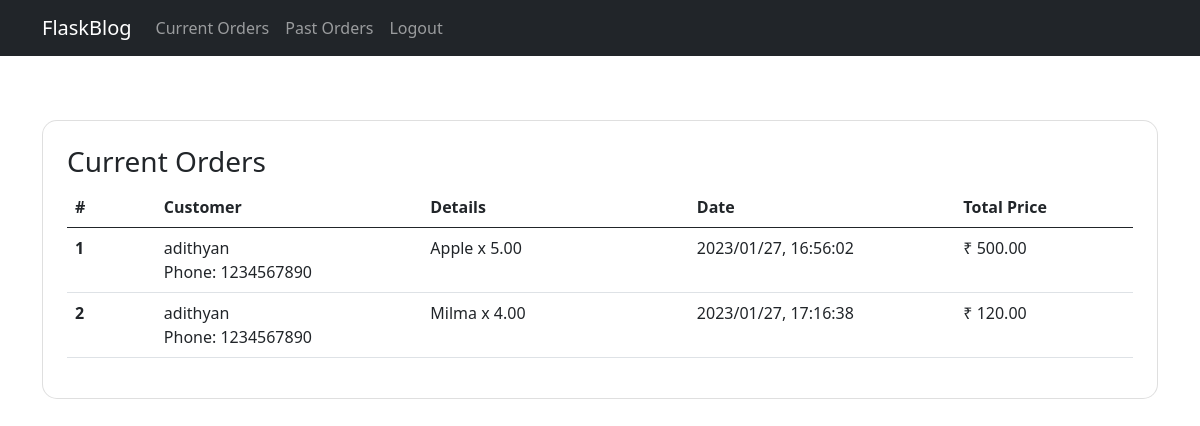
The page /vendor/past_orders (signed in) on the database as committed earlier.
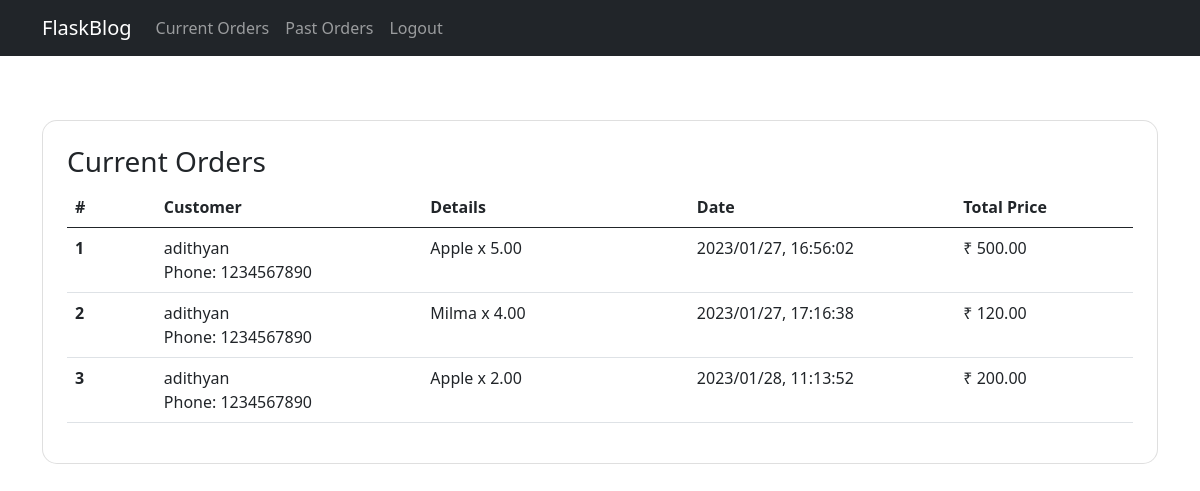
The same page on the database as committed later.
### application/models.py (models this page shows)
class User(db.Model):
    __tablename__ = 'users'
    id = db.Column(db.Integer, primary_key=True, autoincrement=True)
    name = db.Column(db.String(255), nullable=False)
    email = db.Column(db.String(255), nullable=False, unique=True)
    password = db.Column(db.String(255), nullable=False)
    phone = db.Column(db.String(10), nullable=False)

class Products(db.Model):
    __tablename__ = 'products'
    id = db.Column(db.Integer, primary_key=True, autoincrement=True)
    name = db.Column(db.String(255), nullable=False)
    vendor = db.Column(db.Integer, db.ForeignKey('vendors.id'), nullable=False)
    image = db.Column(db.String(255), nullable=False)
    category = db.Column(db.String(255), nullable=False)
    price = db.Column(db.Numeric(10,2), nullable=False)
    qty = db.Column(db.Numeric(10,2), nullable=False)
    unit = db.Column(db.String(255), nullable=False)

class Orders(db.Model):
    __tablename__ = 'orders'
    id = db.Column(db.Integer, primary_key=True, autoincrement=True)
    vendor = db.Column(db.Integer, db.ForeignKey('vendors.id'), nullable=False)
    user = db.Column(db.Integer, db.ForeignKey('users.id'), nullable=False)
    product = db.Column(db.Integer, db.ForeignKey('products.id'), nullable=False)
    date = db.Column(db.String(255), nullable=False)
    qty = db.Column(db.Numeric(10,2), nullable=False)
    price = db.Column(db.Numeric(10,2), nullable=False)
    state = db.Column(db.String(255), nullable=False)

### application/controllers.py (the view)
@app.route('/vendor/past_orders')
@vendor_login_required
def vendor_past_orders():
    orders=Orders.query.filter_by(vendor=session['id'], state="Delivered").all()
    orders= utils.get_vendor_orders(orders)
    return render_template('vendor_past_orders.html', orders = orders)

### application/controllers.py (called while the page is built)
def vendor_login_required(f):
    @wraps(f)
    def wrap(*args, **kwargs):
        if 'type' in session and session['type'] == 'Vendor' and 'status' in session:
            return f(*args, **kwargs)
        else:
            flash('Unauthorized Access','danger')
            return redirect(url_for('login'))
    return wrap

### application/utils.py (called while the page is built)
def get_vendor_orders(orders):
    out = []
    for order in orders:
        product = Products.query.filter_by(id=order.product).first()
        buyer = User.query.filter_by(id=order.user).first()
        item = {
            'id': order.id,
            'buyer_name': buyer.name,
            'buyer_phone': buyer.phone,
            'product_name': product.name,
            'qty': order.qty,
            'date': order.date,
            'price': round(order.price * order.qty,2)
        }
        out.append(item)
    return out

### templates/vendor_past_orders.html
{% extends 'base_vendor.html' %}
{% block content %}
<div class="container py-5 h-100">
  <div class="card" style="border-radius: 15px;">
      <div class="card-body p-4">
          <h3>Current Orders</h3>
          <table class="table">
              <thead>
                <tr>
                  <th class = "col-1">#</th>
                  <th class = "col-3">Customer</th>
                  <th class="col-3">Details</th>
                  <th class="col-3">Date</th>
                  <th class = "col-2">Total Price</th>
                </tr>
              </thead>
              <tbody>
                  {% for order in orders %}
                      <tr>
                          <th>{{ loop.index }}</th>
                          <td>
                              <div>
                                  <span>{{order['buyer_name']}}
                                  <br>
                                  Phone: {{order['buyer_phone']}}</span>
                              </div>
                          </td>
                          <td>{{ order['product_name'] }} x {{ order['qty'] }}</td>
                          <td>{{ order['date'] }}</td>
                          <td>₹ {{ order['price'] }}</td>
                      </tr>
                  {% endfor %}
              </tbody>
            </table>
      </div>
  </div>
</div>
{% endblock %}

### templates/base_vendor.html (shortened to what this page needs)
<!doctype html>
<html lang="en">
  <head>
    <link href="https://cdn.jsdelivr.net/npm/bootstrap@5.0.2/dist/css/bootstrap.min.css" rel="stylesheet"
>
  </head>
  <body>
    <nav class="navbar navbar-expand-md navbar-dark bg-dark">
        <div class="container">
            <a class="navbar-brand" href="{{ url_for('vendor_home')}}">FlaskBlog</a>
            <div class="collapse navbar-collapse" id="navbarNav">
                <ul class="navbar-nav">
                    <li class="nav-item">
                        <a class="nav-link" href="{{ url_for('vendor_orders')}}">Current Orders</a>
                    </li>
                    <li class="nav-item">
                        <a class="nav-link" href="{{ url_for('vendor_past_orders')}}">Past Orders</a>
                    </li>
                    <li class="nav-item">
                        <a class="nav-link" href="{{ url_for('logout')}}">Logout</a>
                    </li>
                </ul>
            </div>
        </div>
    </nav>
    {% block content %} {% endblock %}
  </body>
</html>

Rows that differ between the two databases and show on the page:
now on this page (row edited): Orders: qty "2.00", date "2023/01/28, 11:13:52"
Other text that changed with them:
new list line: "3 Phone: x ₹ 200.00"
new list line: "adithyan 1234567890"
new list line: "Apple"
